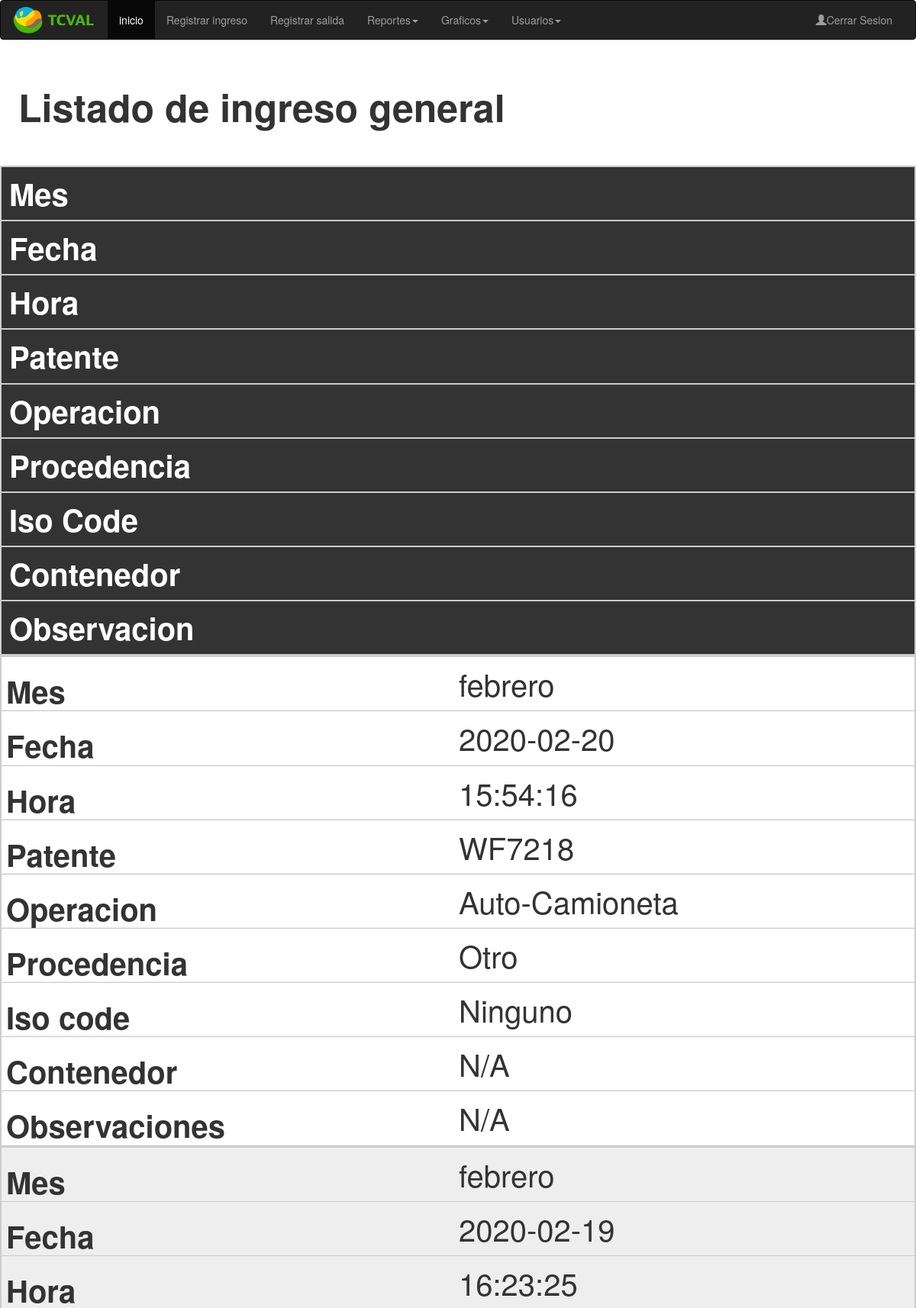
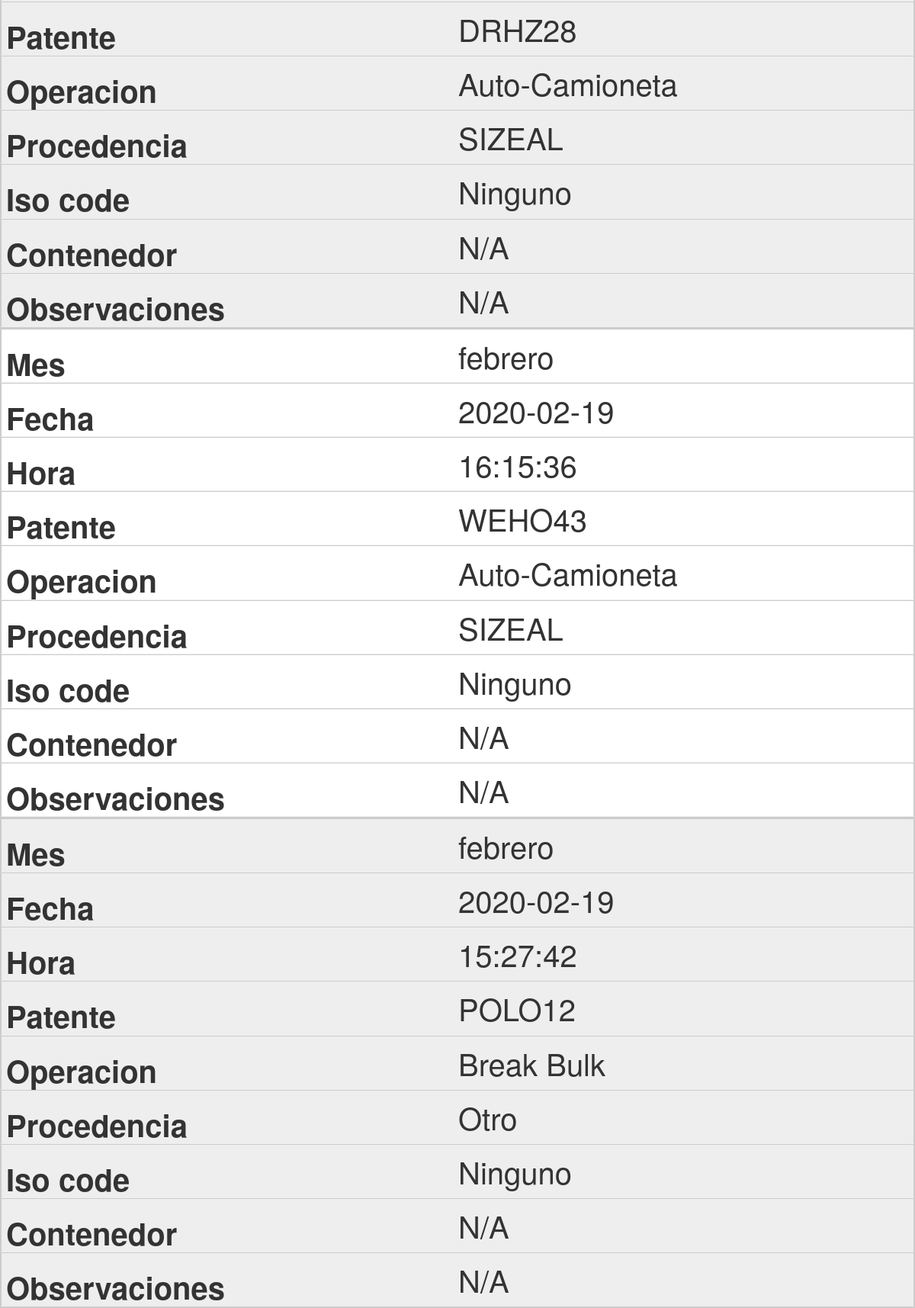
The app's page /Registros/ListadoIngreso.php (signed in, upper part) with its own data (2 pictures, top to bottom).
### tables this page shows
CREATE TABLE `ingresos` (
  `idIngreso` int(11) NOT NULL,
  `Mes` varchar(30) NOT NULL,
  `Faena` varchar(50) NOT NULL,
  `Fecha` date NOT NULL,
  `Turno` varchar(10) NOT NULL,
  `Hora` time NOT NULL,
  `Patente` varchar(30) NOT NULL,
  `Tipo_Operacion` varchar(50) NOT NULL,
  `Procedencia` varchar(50) NOT NULL,
  `Contenedor` varchar(50) NOT NULL,
  `Iso_Code` varchar(50) NOT NULL,
  `Observacion` varchar(120) NOT NULL,
  `Empleado` varchar(20) NOT NULL
);

CREATE TABLE `tipo_operacion` (
  `idOperacion` int(11) NOT NULL,
  `operacion` varchar(50) NOT NULL
);

CREATE TABLE `procedencias` (
  `idProcedencia` int(11) NOT NULL,
  `Procedencia` varchar(50) NOT NULL
);

CREATE TABLE `iso_codes` (
  `isocode` varchar(6) NOT NULL,
  `descrip` varchar(60) NOT NULL,
  `largo` int(10) NOT NULL,
  `medida` int(10) NOT NULL
);

### Registros/ListadoIngreso.php (the view, shortened to what this page needs)
<!DOCTYPE html PUBLIC "-//W3C//DTD XHTML 1.0 Transitional//EN" "http://www.w3.org/TR/xhtml1/DTD/xhtml1-transitional.dtd">
<html xmlns="http://www.w3.org/1999/xhtml">
<head>
<link rel="stylesheet" href="../css/tablaestilo.css" type="text/css"/>
<link rel="stylesheet" href="https://maxcdn.bootstrapcdn.com/bootstrap/3.4.1/css/bootstrap.min.css">
</head>
<body>
	<?php
		$ua = strtolower($_SERVER['HTTP_USER_AGENT']);
			if(stripos($ua,'Windows') !== false or stripos($ua,'IOS') !== false) {
			if($_SESSION['rol'] == 1 ){
?>
<nav class="navbar navbar-inverse">
  <div class="container-fluid">
    <div class="navbar-header">
      <a class="navbar-brand" href="#"><img style="width:110px; height:40px; margin-top:-10px;" src="../img/tcvalLogo-2.png"> </img></a>
    </div>
    <div class="collapse navbar-collapse" id="myNavbar">
      <ul class="nav navbar-nav">
        <li class="active"><a href="../inicio.php">inicio</a></li>
        <li><a href="../ingreso.php">Registrar ingreso</a></li>
        <li><a href="../salida.php">Registrar salida</a></li>
        <li class="dropdown">
          <a class="dropdown-toggle" data-toggle="dropdown" href="#">Reportes<span class="caret"></span></a>
        </li>
        <li class="dropdown">
          <a class="dropdown-toggle" data-toggle="dropdown" href="#">Graficos<span class="caret"></span></a>
        </li>
        <li class="dropdown">
          <a class="dropdown-toggle" data-toggle="dropdown" href="#">Usuarios<span class="caret"></span></a>
        </li>
      </ul>
      <ul class="nav navbar-nav navbar-right">
        <li><a href="../Buscadores/salir.php"><span class="glyphicon glyphicon-user"></span>Cerrar Sesion</a></li>
      </ul>
    </div>
  </div>
</nav>
 <?php }else{
 	if($_SESSION['rol']==3){
  ?>
 <nav class="navbar navbar-inverse">
  <div class="container-fluid">
    <div class="navbar-header">
      <button type="button" class="navbar-toggle" data-toggle="collapse" data-target="#myNavbar">
        <span class="icon-bar"></span>
        <span class="icon-bar"></span>
        <span class="icon-bar"></span>
      </button>
      <a class="navbar-brand" href=""><img style="width:110px; height:40px; margin-top:-10px;" src="../img/tcvalLogo-2.png"> </img></a>
    </div>
    <div class="collapse navbar-collapse" id="myNavbar">
      <ul class="nav navbar-nav">
        <li class="active"><a href="../informes.php">inicio</a></li>
        <li class="dropdown">
          <a class="dropdown-toggle" data-toggle="dropdown" href="#">Reportes<span class="caret"></span></a>
          <ul class="dropdown-menu">
            	<li><a href="../Registros/ListadoTerminal.php">Listado Terminal </a>  </li>
                <li><a href="../Registros/ListadoPermanencia.php">Listado Permanencia </a> </li>
                <li><a href="../Registros/ListadoIngresosDia.php"> Ingresos del dia </a> </li>
                <li><a href="../Registros/ListadoIngreso.php">Listado de ingreso </a> </li>
                <li><a href="../Registros/ListadoSalida.php">Listado de salida </a> </li>
          </ul>
        </li>
        <li class="dropdown">
          <a class="dropdown-toggle" data-toggle="dropdown" href="#">Graficos<span class="caret"></span></a>
          <ul class="dropdown-menu">
            	<li><a href="../Graficos/BultosGraph.php">Cargas </a>  </li>
                <li><a href="../Graficos/ConsignaGraph.php">Consignatarios</a> </li>
                <li><a href="../Graficos/FaenaGraph.php">Faenas</a> </li>
                <li><a href="../Graficos/OperacionEntradaGraph.php">Operaciones de ingresos</a> </li>
                <li><a href="../Graficos/OperacionGraph.php">Operaciones de salida</a> </li>
                <li><a href="../Graficos/ProcedenciaGraph.php">Procedencias</a> </li>
          </ul>
        </li>
      </ul>
      <ul class="nav navbar-nav navbar-right">
        <li><a href="../Buscadores/salir.php"><span class="glyphicon glyphicon-user"></span>Cerrar Sesion</a></li>
      </ul>
    </div>
  </div>
</nav>
 <?php }}} ?>
 <br />
 <h2 style="margin-left:2%;">Listado de ingreso general</h2>
 <br /><br />
 	<table class="tabla">
      <tr>
        <th>Mes</th>
        <th>Fecha</th>
        <th>Hora</th>
         <th>Patente</th>
         <th>Operacion</th>
         <th>Procedencia</th>
         <th>Iso Code</th>
         <th>Contenedor</th>
         <th>Observacion</th>
      </tr>
		<?php
		$conn=mysqli_connect("localhost","root","31Ordnajela$","proyecto");
        $sql="SELECT
			 I.patente,
			 T.operacion,
			 P.Procedencia,
			 IC.descrip,
			 I.Contenedor,
			 I.Observacion,
			 I.Mes,
			 I.Fecha,
			 I.Hora
			 FROM ingresos I
			 INNER JOIN tipo_operacion T ON I.Tipo_Operacion=T.idOperacion
			 INNER JOIN procedencias P ON I.Procedencia=P.idProcedencia
			 INNER JOIN iso_codes IC ON I.Iso_Code=IC.isocode
			 ORDER BY I.fecha desc,I.hora desc";
        $result=mysqli_query($conn,$sql);
        while($row=mysqli_fetch_array($result)){
            echo "<tr>
					<td>".$row['Mes']."</td>
					<td>".$row['Fecha']."</td>
					<td>".$row['Hora']."</td>
					<td>".$row['patente']."</td>
					<td>".$row['operacion']."</td>
					<td>".$row['Procedencia']."</td>
					<td>".$row['descrip']."</td>
					<td>".$row['Contenedor']."</td>
					<td>".$row['Observacion']."</td>
            	</tr>
            	";
        	}
        ?>
  </table>
</body>
</html>

### css/tablaestilo.css (style rules this page uses)
tr:nth-of-type(odd) { background: #eee; }
th { background: #333; color: white; font-weight: bold; font-size: 25px; }
td, th { padding: 6px 10px; border: 1px solid #ccc; text-align: left; font-size: 20px; }

### Registros/ListadoIngreso.php (style rules this page uses)
.tabla { width: 95%; border-collapse: collapse; margin-left:2%; }
tr:nth-of-type(odd) { background: #eee; }
th { background: #333; color: white; font-weight: bold; font-size: 25px; }
td, th { padding: 6px 10px; border: 1px solid #ccc; text-align: left; font-size: 20px; }
@media only screen and (max-width: 1024px),
(min-device-width: 768px) and (max-device-width: 1024px) { .tabla, thread, tbody, th, td,tr { font-size: 40px; width: 100%; display: block; margin:0; } }
@media only screen and (max-width: 1024px),
(min-device-width: 768px) and (max-device-width: 1024px) { tr { border: 1px solid #ccc; } }
@media only screen and (max-width: 1024px),
(min-device-width: 768px) and (max-device-width: 1024px) { td { padding: 10px 15px border:none; border-bottom:1px solid #eee; position:relative; padding-left:50%; width: 100%; } }
@media only screen and (max-width: 1024px),
(min-device-width: 768px) and (max-device-width: 1024px) { td:before { position: absolute; top: 6px; left:6px; width:40%; padding-top:10px; white-space:nowrap; font-weight:bold; } }
@media only screen and (max-width: 1024px),
(min-device-width: 768px) and (max-device-width: 1024px) { td:nth-of-type(1):before { content: "Mes"; } }
@media only screen and (max-width: 1024px),
(min-device-width: 768px) and (max-device-width: 1024px) { td:nth-of-type(2):before { content: "Fecha"; } }
@media only screen and (max-width: 1024px),
(min-device-width: 768px) and (max-device-width: 1024px) { td:nth-of-type(3):before { content: "Hora"; } }
@media only screen and (max-width: 1024px),
(min-device-width: 768px) and (max-device-width: 1024px) { td:nth-of-type(4):before { content: "Patente"; } }
@media only screen and (max-width: 1024px),
(min-device-width: 768px) and (max-device-width: 1024px) { td:nth-of-type(5):before { content: "Operacion"; } }
@media only screen and (max-width: 1024px),
(min-device-width: 768px) and (max-device-width: 1024px) { td:nth-of-type(6):before { content: "Procedencia"; } }
@media only screen and (max-width: 1024px),
(min-device-width: 768px) and (max-device-width: 1024px) { td:nth-of-type(7):before { content: "Iso code"; } }
@media only screen and (max-width: 1024px),
(min-device-width: 768px) and (max-device-width: 1024px) { td:nth-of-type(8):before { content: "Contenedor"; } }
@media only screen and (max-width: 1024px),
(min-device-width: 768px) and (max-device-width: 1024px) { td:nth-of-type(9):before { content: "Observaciones"; } }
@media only screen and (max-width: 1024px),
(min-device-width: 768px) and (max-device-width: 1024px) { h2 { font-size:50px; font-weight:bold; } }

### records on screen
ingresos: Mes "febrero", Fecha "2020-02-20", Hora "15:54:16", Patente "WF7218", tipo_operacion.operacion "Auto-Camioneta", procedencias.Procedencia "Otro", iso_codes.descrip "Ninguno", Contenedor "N/A", Observacion "N/A"
ingresos: Mes "febrero", Fecha "2020-02-19", Hora "16:23:25", Patente "DRHZ28", tipo_operacion.operacion "Auto-Camioneta", procedencias.Procedencia "SIZEAL", iso_codes.descrip "Ninguno", Contenedor "N/A", Observacion "N/A"
ingresos: Mes "febrero", Fecha "2020-02-19", Hora "16:15:36", Patente "WEHO43", tipo_operacion.operacion "Auto-Camioneta", procedencias.Procedencia "SIZEAL", iso_codes.descrip "Ninguno", Contenedor "N/A", Observacion "N/A"
ingresos: Mes "febrero", Fecha "2020-02-19", Hora "15:27:42", Patente "POLO12", tipo_operacion.operacion "Break Bulk", procedencias.Procedencia "Otro", iso_codes.descrip "Ninguno", Contenedor "N/A", Observacion "N/A"
